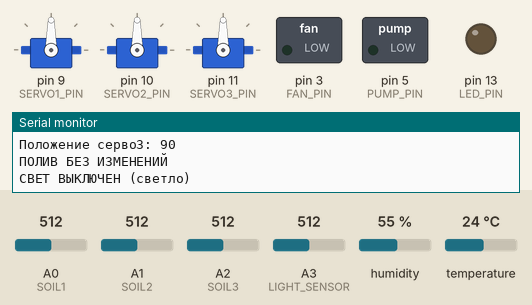
This sketch was run on a simulated Arduino Uno, built with avr-gcc and run on an emulated ATmega328P. Parts: 3 × servo, switched loads named in the sketch (green lamp = pin HIGH), output pins drawn as LEDs (lit = HIGH), the last lines printed to the serial monitor. The test bench sets the inputs (shaded band); at power-on: temperature 24 °C, A0 (SOIL1) = 512, A3 (LIGHT_SENSOR) = 512, A1 (SOIL2) = 512, A2 (SOIL3) = 512, humidity 55 %.

Above: at 3.1 s.
3.2 s: temperature set to 27 °C
6.4 s: temperature set to 30 °C
At 8.6 s:
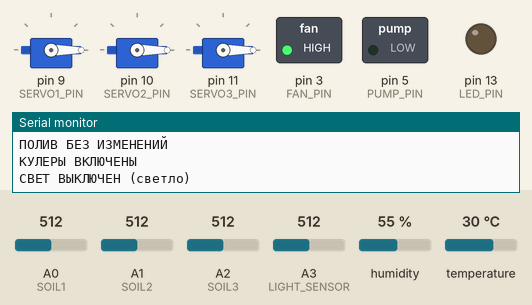
9.6 s: A0 (SOIL1) set to 540
13.6 s: A0 (SOIL1) set to 564
At 15.0 s:
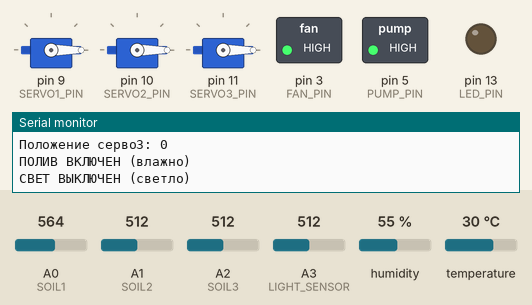
16.8 s: A3 (LIGHT_SENSOR) set to 314
20.6 s: A3 (LIGHT_SENSOR) set to 286
At 22.5 s:
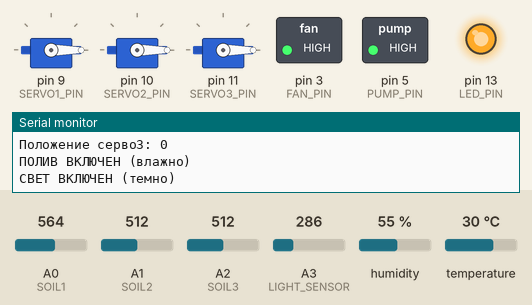
Timing chart, 0 to 24.0 s (numbered marks = the images above; inputs shaded):
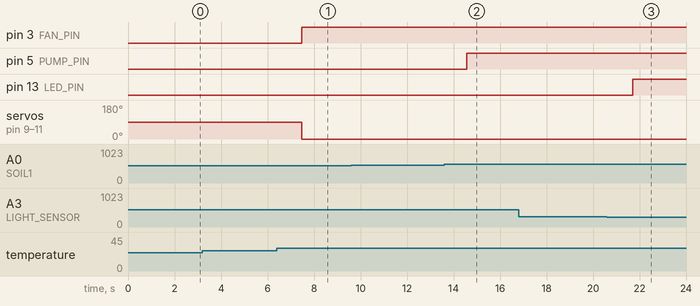

Measured:
- the behaviour switches between 28 and 29 °C on temperature (found by bisection; images 0 and 1)
- the behaviour switches between 550 and 551 on A0 (SOIL1) (found by bisection; images 1 and 2)
- the behaviour switches between 300 and 299 on A3 (LIGHT_SENSOR) (found by bisection; images 2 and 3)
- after the input at 6.4 s, pin 3 (FAN_PIN): LOW → HIGH after 1.1 s; servo on pin 9 (SERVO1_PIN), servo on pin 10 (SERVO2_PIN), servo on pin 11 (SERVO3_PIN): 90° → 0° after 1.1 s
- after the input at 13.6 s, pin 5 (PUMP_PIN): LOW → HIGH after 0.96 s
- after the input at 20.6 s, pin 13 (LED_PIN): LOW → HIGH after 1.1 s

The sketch:

teplica_dht.ino
```cpp
#include <DHT.h>
#include <Servo.h>

#define DHT_PIN 2
#define PUMP_PIN 5
#define FAN_PIN 3
#define LED_PIN 13
#define SERVO1_PIN 9
#define SERVO2_PIN 10
#define SERVO3_PIN 11
#define LIGHT_SENSOR A3
#define SOIL1 A0
#define SOIL2 A1
#define SOIL3 A2

#define DHT_TYPE DHT11
#define SOIL_MIN 400
#define SOIL_MAX 550
#define TEMP_TARGET 26
#define TEMP_HYSTERESIS 2

DHT dht(DHT_PIN, DHT_TYPE);

Servo servo1;
Servo servo2;
Servo servo3;

bool servosOpen = false;
bool fansOn = false;


// ЗНАЧЕНИЕ ДЛЯ ДАТЧИКОВ

// температура
int temperatureValue = 26;
// пороговое значение температуры
int cofTemperature = 2;
// значение для света
int lightValue = 300;
// значение воды максимальное
int waterValueMax = 550;
// значение воды минимальное
int waterValueMin = 450;

void setup() {
  Serial.begin(9600);
  dht.begin();

  pinMode(PUMP_PIN, OUTPUT);
  pinMode(FAN_PIN, OUTPUT);
  pinMode(LED_PIN, OUTPUT);

  servo1.attach(SERVO1_PIN);
  servo2.attach(SERVO2_PIN);
  servo3.attach(SERVO3_PIN);

  closeServos();

  Serial.println("Умная теплица запущена");
}

void loop() {
  int soil1 = analogRead(SOIL1);
  int soil2 = analogRead(SOIL2);
  int soil3 = analogRead(SOIL3);
  int avgSoil = soil1;

  float temp = dht.readTemperature();
  int light = analogRead(LIGHT_SENSOR);

  if (isnan(temp)) {
    Serial.println("Ошибка DHT! Использую 25°C по умолчанию");
    temp = 25;
  }

  printDebug(soil1, soil2, soil3, avgSoil, temp, light);

  controlPump(avgSoil);

  controlCooling(temp);

  controlLight(light);

  delay(2000);
}

// КОНТРОЛЬ ПОЛИВА
void controlPump(int avgSoil) {
  if (avgSoil > waterValueMax) {
    digitalWrite(PUMP_PIN, HIGH);
    Serial.println("ПОЛИВ ВКЛЮЧЕН (влажно)");
  } else if (avgSoil < waterValueMin) {
    digitalWrite(PUMP_PIN, LOW);
    Serial.println("ПОЛИВ ВЫКЛЮЧЕН (сухо)");
  } else {
    Serial.println("ПОЛИВ БЕЗ ИЗМЕНЕНИЙ");
  }
}

// КОНТРОЛЬ ТЕМПЕРАТУРЫ
void controlCooling(float temp) {
  bool needCooling = (temp > temperatureValue + cofTemperature);

  if (needCooling) {
    if (!servosOpen) {
      openServos();
      servosOpen = true;
    }
    if (!fansOn) {
      digitalWrite(FAN_PIN, HIGH);
      fansOn = true;
      Serial.println("КУЛЕРЫ ВКЛЮЧЕНЫ");
    }
  } else {
    if (servosOpen) {
      closeServos();
      servosOpen = false;
    }
    if (fansOn) {
      digitalWrite(FAN_PIN, LOW);
      fansOn = false;
      Serial.println("КУЛЕРЫ ВЫКЛЮЧЕНЫ");
    }
  }
}

// КОНТРОЛЬ СВЕТА
void controlLight(int light) {
  if (light < lightValue) {
    digitalWrite(LED_PIN, HIGH);
    Serial.println("СВЕТ ВКЛЮЧЕН (темно)");
  } else {
    digitalWrite(LED_PIN, LOW);
    Serial.println("СВЕТ ВЫКЛЮЧЕН (светло)");
  }
}

// ОТКРЫТЬ ФОРТОЧКИ
void openServos() {
  servo1.write(0);
  servo2.write(0);
  servo3.write(0);
}

// ЗАКРЫТЬ ФОРТОЧКИ
void closeServos() {
  servo1.write(90);
  servo2.write(90);
  servo3.write(90);
}

// ВЫВОД ИНФОРМАЦИИ
void printDebug(int s1, int s2, int s3, int avg, float temp, int light) {
  Serial.println("ДАННЫЕ");
  Serial.print("Влажность почвы: ");
  Serial.print(s1); Serial.print(" | ");
  Serial.print(s2); Serial.print(" | ");
  Serial.print(s3); Serial.print(" | Сред: ");
  Serial.println(avg);

  Serial.print("Температура: ");
  Serial.print(temp);
  Serial.println(" °C");

  Serial.print("Освещенность: ");
  Serial.println(light);

  Serial.print("Полив: ");
  Serial.println(digitalRead(PUMP_PIN) ? "ВКЛ" : "ВЫКЛ");

  Serial.print("Кулеры: ");
  Serial.println(digitalRead(FAN_PIN) ? "ВКЛ" : "ВЫКЛ");

  Serial.print("Свет: ");
  Serial.println(digitalRead(LED_PIN) ? "ВКЛ" : "ВЫКЛ");

  Serial.print("Положение серво1: ");
  Serial.println(servo1.read());
  Serial.print("Положение серво2: ");
  Serial.println(servo2.read());
  Serial.print("Положение серво3: ");
  Serial.println(servo3.read());

  Serial.println();
}
```
